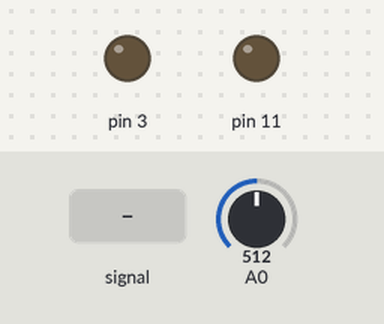
The sketch below on a simulated Arduino Uno, built with avr-gcc and run on an emulated ATmega328P. Shown: output pins drawn as LEDs (lit = HIGH). The inputs (shaded band) are chosen by the test bench; at power-on: A0 = 512.

Above: at 0.15 s.
Timing chart, 0 to 0.2 s (numbered marks = the images above; inputs shaded):
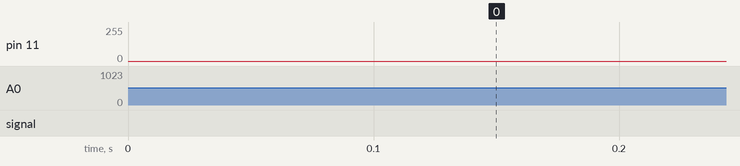

The sketch:

feztable.ino
```cpp
//  FEZTABLE - A basic 8bit wavetable oscillator for my Kosmo.
//  designed to be a sssssimple as possible to allow for easy modification.
//
//      __*__
//     /  /  \     MY NAME-PLATE MEDALLION SAYS NEVER TRUST
//    /   \   \    A FEZ-9000
//   /    /\   \
//  /           \
// |_____________|


#define ARDUINO_CLOCK_SPEED_HZ (16000000)
#define PRESCALER (1)
#define SAMPLE_RATE (32678) // seems to be fine at 48khz
#define COMPARE_MATCH_VALUE ((ARDUINO_CLOCK_SPEED_HZ / (PRESCALER * SAMPLE_RATE))-1)
#define WAVE_TABLE_SIZE 128

#define PWM_OUTPUT_VALUE(x) (OCR2B = OCR2A = (127 + (x)));

unsigned int sr_timer_ctr;
float current_freq = 16.35;


/// THE WAVE TABLES, they are each 128 entries, feel free to change these.
signed char WAV_TABLE1[128] = {-128, -10, -11, -12, -13, -14, -15, -16, -17, -18, -19, -19, -20, -21, -22, -23, -24, -25, -26, -27, -27, -27, -27, -27, -27, -27, -27, -26, -25, -24, -22, -20, -16, -11, -3, 60, 107, 113, 115, 117, 118, 119, 119, 119, 119, 119, 119, 119, 119, 118, 118, 117, -6, -9, -11, -13, -16, -28, -27, -22, -21, -21, -21, -21, -21, -21, -21, -34, -39, -41, -44, -48, -53, -55, -56, -57, -58, -59, -59, -58, -56, -53, -51, -49, -46, -43, -43, -44, -47, -48, -50, -51, -51, -51, -50, -50, -49, -46, 59, 58, 57, 55, 55, 55, 55, 55, 52, 50, 49, 48, 48, 48, 48, 49, 49, 52, 54, 52, 26, 13, 5, 0, -3, -7, -8, -10, -11, -12};
signed char WAV_TABLE2[128] = {-127, -125, -123, -121, -119, -117, -115, -113, -111, -109, -107, -105, -103, -101, -99, -97, -95, -93, -91, -89, -87, -85, -83, -81, -79, -77, -75, -73, -71, -69, -67, -65, -63, -61, -59, -57, -55, -53, -51, -49, -47, -45, -43, -41, -39, -37, -35, -33, -31, -29, -27, -25, -23, -21, -19, -17, -15, -13, -11, -9, -7, -5, -3, -1, 0, 1, 3, 5, 7, 9, 11, 13, 15, 17, 19, 21, 23, 25, 27, 29, 31, 33, 35, 37, 39, 41, 43, 45, 47, 49, 51, 53, 55, 57, 59, 61, 63, 65, 67, 69, 71, 73, 75, 77, 79, 81, 83, 85, 87, 89, 91, 93, 95, 97, 99, 101, 103, 105, 107, 109, 111, 113, 115, 117, 119, 121, 123, 125};
signed char WAV_TABLE3[128] = {-127, -123, -119, -115, -111, -107, -103, -99, -95, -91, -87, -83, -79, -75, -71, -67, -63, -59, -55, -51, -47, -43, -39, -35, -31, -27, -23, -19, -15, -11, -7, -3, 0, 3, 7, 11, 15, 19, 23, 27, 31, 35, 39, 43, 47, 51, 55, 59, 63, 67, 71, 75, 79, 83, 87, 91, 95, 99, 103, 107, 111, 115, 119, 123, 127, 123, 119, 115, 111, 107, 103, 99, 95, 91, 87, 83, 79, 75, 71, 67, 63, 59, 55, 51, 47, 43, 39, 35, 31, 27, 23, 19, 15, 11, 7, 3, 0, -3, -7, -11, -15, -19, -23, -27, -31, -35, -39, -43, -47, -51, -55, -59, -63, -67, -71, -75, -79, -83, -87, -91, -95, -99, -103, -107, -111, -115, -119, -123};
signed char WAV_TABLE4[128] = {0,6,12,18,24,30,36,42,48,54,59,65,70,75,80,85,89,94,98,102,105,108,112,114,117,119,121,123,124,125,126,126,126,126,126,125,124,123,121,119,117,114,112,108,105,102,98,94,89,85,80,75,70,65,59,54,48,42,36,30,24,18,12,6,0,-6,-12,-18,-24,-30,-36,-42,-48,-54,-59,-65,-70,-75,-80,-85,-89,-94,-98,-101,-105,-108,-111,-114,-117,-119,-121,-123,-124,-125,-126,-126,-126,-126,-126,-125,-124,-123,-121,-119,-117,-114,-112,-108,-105,-102,-98,-94,-89,-85,-80,-75,-70,-65,-59,-54,-48,-42,-36,-30,-24,-18,-12,-6};

// THE AMP VALUES
unsigned char AMP1 = 0;
unsigned char AMP2 = 0;
unsigned char AMP3 = 0;
unsigned char AMP4 = 0;


// ======================================================
// SETUP STUFF
// ======================================================

void setup_intr()
{
  // setup timer1 to trigger at SAMPLE RATE
  TCCR1A = 0;
  TCCR1B = 0;
  TCNT1  = 0;

  OCR1A = COMPARE_MATCH_VALUE;
  TCCR1B |= (1 << WGM12);
  TCCR1B |= (1 << CS10);
  TIMSK1 |= (1 << OCIE1A);
  sr_timer_ctr = 0;
}

void setup_pwm()
{
  pinMode(11, OUTPUT);
  pinMode(3, OUTPUT);
  // set Fast PWM mode
  TCCR2A = _BV(COM2A1) | _BV(WGM21) | _BV(WGM20);
  TCCR2B = _BV(CS20);
  PWM_OUTPUT_VALUE(127);
}

void setup()
{
  Serial.begin(9600);
  cli(); // no interrupts 4 u
  setup_intr();
  setup_pwm();
  sei(); // renable interrupts
}

// ======================================================
// AUDIO GENERATION INTERRUPT
// ======================================================


unsigned int freq_period = 0;
unsigned int wave_table_index = 0;

// 32 bits
unsigned long phase_accumulator = 0;
unsigned long phase_incr = 1;
signed int out_v = 0;
unsigned int wave_max = 128;
ISR(TIMER1_COMPA_vect)
{
  phase_accumulator += phase_incr;

  // use the upper 7 bits to index into the wave tables
  wave_table_index = (phase_accumulator) >> 25;
  out_v = (WAV_TABLE4[wave_table_index]);

  PWM_OUTPUT_VALUE( out_v );
}

// ======================================================
// MAIN LOOP
// ======================================================

unsigned long phase_max = 0xFFFFFFFF;
unsigned long one_hz_period = phase_max / SAMPLE_RATE;
void loop() {
  current_freq = map(analogRead(A0), 0, 1023, 16, 523);
  phase_incr = (current_freq * one_hz_period);
}
```
